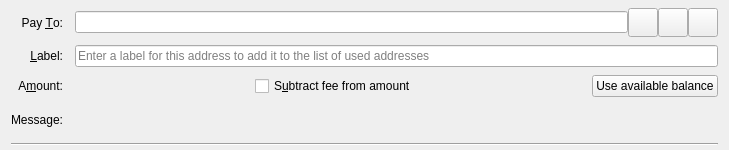
<?xml version="1.0" encoding="UTF-8"?>
<ui version="4.0">
 <class>SendCoinsEntry</class>
 <widget class="QWidget" name="SendCoinsEntry">
  <property name="geometry">
   <rect>
    <x>0</x>
    <y>0</y>
    <width>729</width>
    <height>150</height>
   </rect>
  </property>
  <property name="focusPolicy">
   <enum>Qt::TabFocus</enum>
  </property>
  <property name="autoFillBackground">
   <bool>false</bool>
  </property>
  <layout class="QGridLayout" name="gridLayout">
   <property name="topMargin">
    <number>8</number>
   </property>
   <property name="bottomMargin">
    <number>4</number>
   </property>
   <property name="horizontalSpacing">
    <number>12</number>
   </property>
   <property name="verticalSpacing">
    <number>8</number>
   </property>
   <item row="0" column="0">
    <widget class="QLabel" name="payToLabel">
     <property name="text">
      <string>Pay &amp;To:</string>
     </property>
     <property name="alignment">
      <set>Qt::AlignRight|Qt::AlignTrailing|Qt::AlignVCenter</set>
     </property>
     <property name="buddy">
      <cstring>payTo</cstring>
     </property>
    </widget>
   </item>
   <item row="0" column="1">
    <layout class="QHBoxLayout" name="payToLayout">
     <property name="spacing">
      <number>0</number>
     </property>
     <item>
      <widget class="QValidatedLineEdit" name="payTo">
       <property name="toolTip">
        <string>The SHA256Coin address to send the payment to</string>
       </property>
      </widget>
     </item>
     <item>
      <widget class="QToolButton" name="addressBookButton">
       <property name="toolTip">
        <string>Choose previously used address</string>
       </property>
       <property name="text">
        <string/>
       </property>
       <property name="icon">
        <iconset resource="../bitcoin.qrc">
         <normaloff>:/icons/address-book</normaloff>:/icons/address-book</iconset>
       </property>
       <property name="iconSize">
        <size>
         <width>22</width>
         <height>22</height>
        </size>
       </property>
       <property name="shortcut">
        <string>Alt+A</string>
       </property>
      </widget>
     </item>
     <item>
      <widget class="QToolButton" name="pasteButton">
       <property name="toolTip">
        <string>Paste address from clipboard</string>
       </property>
       <property name="text">
        <string/>
       </property>
       <property name="icon">
        <iconset resource="../bitcoin.qrc">
         <normaloff>:/icons/editpaste</normaloff>:/icons/editpaste</iconset>
       </property>
       <property name="iconSize">
        <size>
         <width>22</width>
         <height>22</height>
        </size>
       </property>
       <property name="shortcut">
        <string>Alt+P</string>
       </property>
      </widget>
     </item>
     <item>
      <widget class="QToolButton" name="deleteButton">
       <property name="toolTip">
        <string>Remove this entry</string>
       </property>
       <property name="text">
        <string/>
       </property>
       <property name="icon">
        <iconset resource="../bitcoin.qrc">
         <normaloff>:/icons/remove</normaloff>:/icons/remove</iconset>
       </property>
       <property name="iconSize">
        <size>
         <width>22</width>
         <height>22</height>
        </size>
       </property>
      </widget>
     </item>
    </layout>
   </item>
   <item row="1" column="0">
    <widget class="QLabel" name="labellLabel">
     <property name="text">
      <string>&amp;Label:</string>
     </property>
     <property name="alignment">
      <set>Qt::AlignRight|Qt::AlignTrailing|Qt::AlignVCenter</set>
     </property>
     <property name="buddy">
      <cstring>addAsLabel</cstring>
     </property>
    </widget>
   </item>
   <item row="1" column="1">
    <widget class="QLineEdit" name="addAsLabel">
     <property name="toolTip">
      <string>Enter a label for this address to add it to the list of used addresses</string>
     </property>
     <property name="placeholderText">
      <string>Enter a label for this address to add it to the list of used addresses</string>
     </property>
    </widget>
   </item>
   <item row="2" column="0">
    <widget class="QLabel" name="amountLabel">
     <property name="text">
      <string>A&amp;mount:</string>
     </property>
     <property name="alignment">
      <set>Qt::AlignRight|Qt::AlignTrailing|Qt::AlignVCenter</set>
     </property>
     <property name="buddy">
      <cstring>payAmount</cstring>
     </property>
    </widget>
   </item>
   <item row="2" column="1">
    <layout class="QHBoxLayout" name="horizontalLayoutAmount" stretch="0,1,0">
     <item>
      <widget class="BitcoinAmountField" name="payAmount" native="true">
       <property name="minimumSize">
        <size>
         <width>180</width>
         <height>0</height>
        </size>
       </property>
       <property name="toolTip">
        <string>The amount to send in the selected unit</string>
       </property>
      </widget>
     </item>
     <item>
      <widget class="QCheckBox" name="checkboxSubtractFeeFromAmount">
       <property name="toolTip">
        <string>The fee will be deducted from the amount being sent. The recipient will receive less SHA256Coins than you enter in the amount field. If multiple recipients are selected, the fee is split equally.</string>
       </property>
       <property name="text">
        <string>S&amp;ubtract fee from amount</string>
       </property>
      </widget>
     </item>
     <item>
      <widget class="QPushButton" name="useAvailableBalanceButton">
       <property name="text">
        <string>Use available balance</string>
       </property>
      </widget>
     </item>
    </layout>
   </item>
   <item row="3" column="0">
    <widget class="QLabel" name="messageLabel">
     <property name="text">
      <string>Message:</string>
     </property>
     <property name="alignment">
      <set>Qt::AlignRight|Qt::AlignTrailing|Qt::AlignVCenter</set>
     </property>
    </widget>
   </item>
   <item row="3" column="1">
    <widget class="QLabel" name="messageTextLabel">
     <property name="toolTip">
      <string>A message that was attached to the sha256coin: URI which will be stored with the transaction for your reference. Note: This message will not be sent over the SHA256Coin network.</string>
     </property>
     <property name="textFormat">
      <enum>Qt::PlainText</enum>
     </property>
    </widget>
   </item>
   <item row="4" column="0" colspan="2">
    <widget class="Line" name="line">
     <property name="orientation">
      <enum>Qt::Horizontal</enum>
     </property>
    </widget>
   </item>
  </layout>
 </widget>
 <customwidgets>
  <customwidget>
   <class>QValidatedLineEdit</class>
   <extends>QLineEdit</extends>
   <header>qt/qvalidatedlineedit.h</header>
  </customwidget>
  <customwidget>
   <class>BitcoinAmountField</class>
   <extends>QWidget</extends>
   <header>qt/bitcoinamountfield.h</header>
   <container>1</container>
  </customwidget>
 </customwidgets>
 <tabstops>
  <tabstop>payTo</tabstop>
  <tabstop>addressBookButton</tabstop>
  <tabstop>pasteButton</tabstop>
  <tabstop>deleteButton</tabstop>
  <tabstop>addAsLabel</tabstop>
  <tabstop>payAmount</tabstop>
 </tabstops>
 <resources>
  <include location="../bitcoin.qrc"/>
 </resources>
 <connections/>
</ui>
